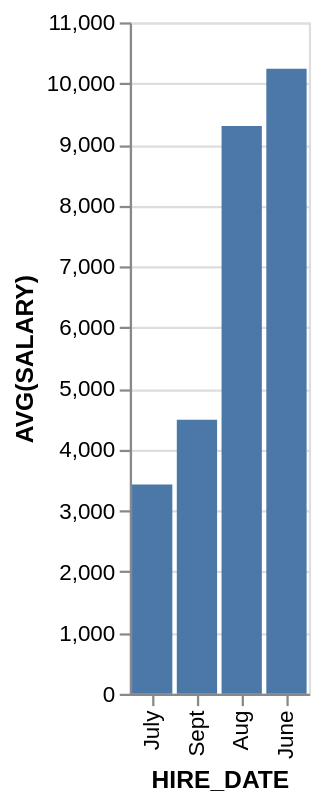

This figure's Vega-Lite source:
### Vega-Lite specification from a JSON file in a GitHub repository (floating-point values rounded to 4 significant figures)
{"data": {"values": [{"x_data": "July", "y_data": 3429.0}, {"x_data": "Sept", "y_data": 4492.0}, {"x_data": "Aug", "y_data": 9304.0}, {"x_data": "June", "y_data": 10240.0}]}, "mark": "bar", "encoding": {"x": {"field": "x_data", "type": "nominal", "title": "HIRE_DATE", "sort": {"op": "sum", "field": "y_data", "order": "ascending"}}, "y": {"field": "y_data", "type": "quantitative", "title": "AVG(SALARY)"}}}
